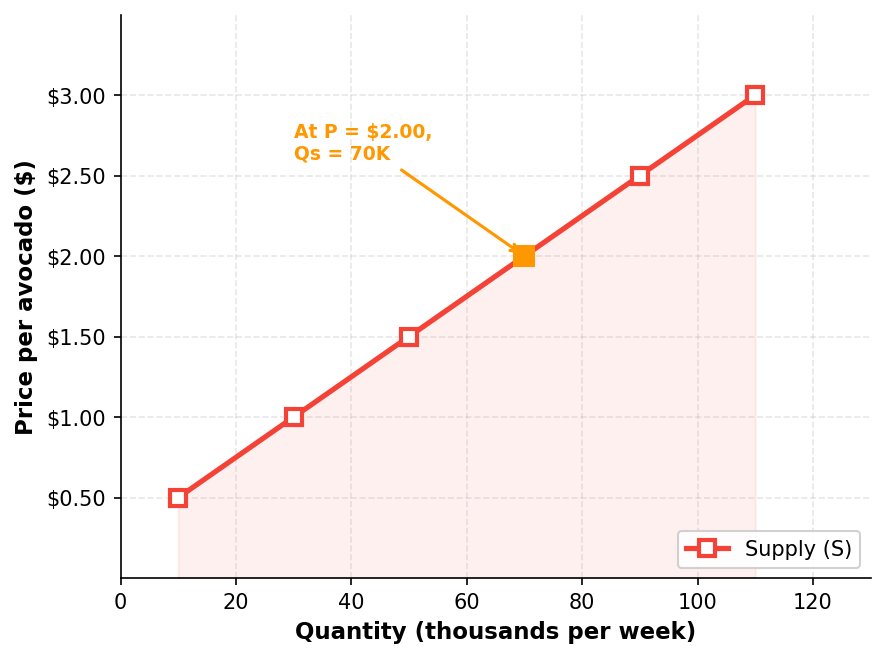

This chart was generated by the following Python code:
"""Figure 2: Supply curve for avocados in Boston market."""
import matplotlib.pyplot as plt
import numpy as np

# Data from chapter supply schedule
prices = [0.50, 1.00, 1.50, 2.00, 2.50, 3.00]
qs = [10, 30, 50, 70, 90, 110]

fig, ax = plt.subplots(figsize=(6, 4.5))

# Plot supply curve
ax.plot(qs, prices, 's-', color='#F44336', linewidth=2.5, markersize=8,
        markerfacecolor='white', markeredgewidth=2, markeredgecolor='#F44336',
        label='Supply (S)', zorder=5)

# Shade under curve lightly
ax.fill_between(qs, prices, alpha=0.08, color='#F44336')

# Annotate a reading example
ax.plot(70, 2.00, 's', color='#FF9800', markersize=10, zorder=6)
ax.annotate('At P = $2.00,\nQs = 70K', xy=(70, 2.00), xytext=(30, 2.60),
            fontsize=9, color='#FF9800', fontweight='bold',
            arrowprops=dict(arrowstyle='->', color='#FF9800', lw=1.5))

# Labels
ax.set_xlabel('Quantity (thousands per week)', fontsize=11, fontweight='bold')
ax.set_ylabel('Price per avocado ($)', fontsize=11, fontweight='bold')
ax.set_xlim(0, 130)
ax.set_ylim(0, 3.50)
ax.set_xticks([0, 20, 40, 60, 80, 100, 120])
ax.set_yticks([0.50, 1.00, 1.50, 2.00, 2.50, 3.00])
ax.yaxis.set_major_formatter(plt.FuncFormatter(lambda x, _: f'${x:.2f}'))

# Style
ax.spines['top'].set_visible(False)
ax.spines['right'].set_visible(False)
ax.grid(True, alpha=0.3, linestyle='--')
ax.legend(loc='lower right', fontsize=10, framealpha=0.9)

plt.tight_layout()
plt.savefig('figures/fig_002_supply_curve.png', dpi=150, bbox_inches='tight',
            facecolor='white', edgecolor='none')
plt.close()
print("OK: fig_002_supply_curve.png")
